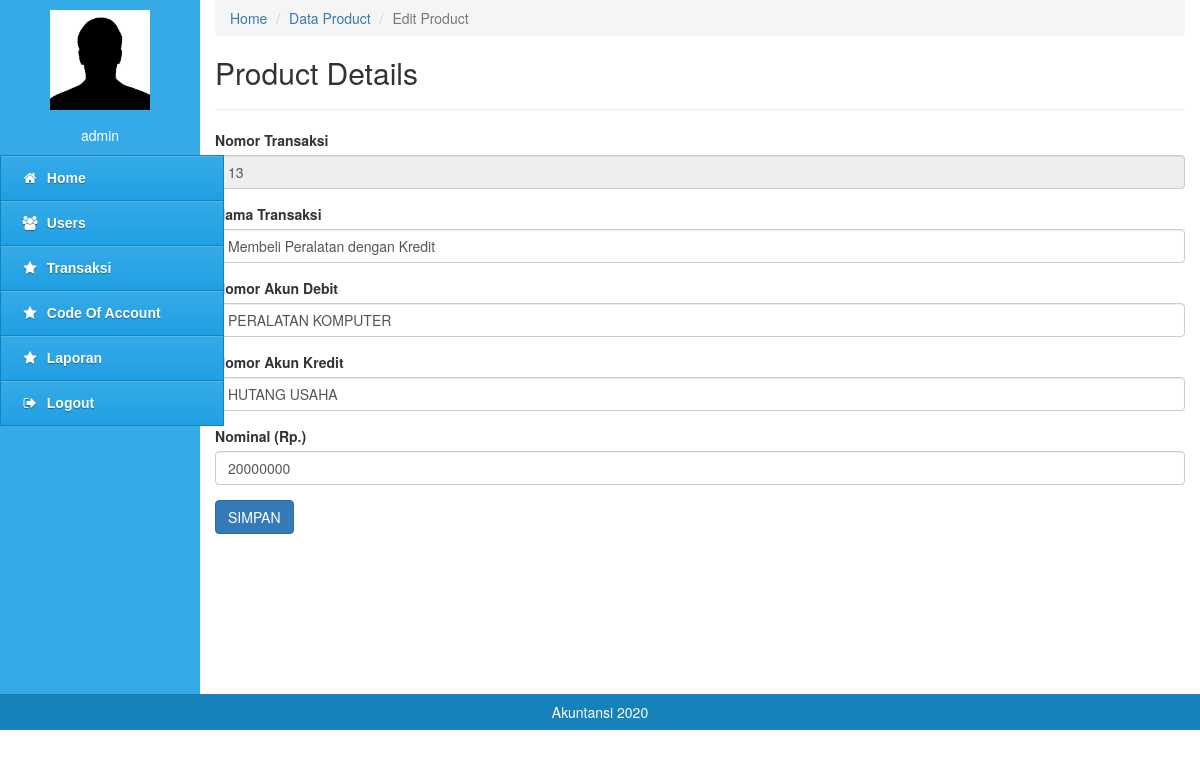
Screenshot of /pages/index.php?content=product_edit&no_trx=13 (signed in) with the database file from the repository.
### tables this page shows
CREATE TABLE `transaksi` (
  `no_trx` int(11) NOT NULL,
  `tgl` varchar(50) NOT NULL,
  `nama_transaksi` varchar(100) NOT NULL,
  `debet` varchar(20) NOT NULL,
  `kredit` varchar(20) NOT NULL,
  `nominal` int(25) NOT NULL
);

### pages/content_product/edit.php (the view, shortened to what this page needs)
 <div class="col-md-10" style="min-height:600px">
<nav aria-label="breadcrumb">
  <ol class="breadcrumb">
    <li class="breadcrumb-item"><a href="?content=home">Home</a></li>
    <li class="breadcrumb-item"><a href="?content=product">Data Product</a></li>
    <li class="breadcrumb-item active" aria-current="page">Edit Product</li>
  </ol>
</nav>
<?php
							include '../config/configuration.php';
                            $result = mysqli_query($conn, "SELECT * FROM `transaksi` WHERE no_trx='$_GET[no_trx]'");
                            $row = mysqli_fetch_assoc($result);
                        ?>
		<h2>Product Details</h2>
		<hr>
		<form action="?content=product_editaksi" method="post">
		<div class="form-group">
				<label>Nomor Transaksi</label>
					<input type="text" name="no_trx" class="form-control" value="<?php echo $row['no_trx'] ?>" readonly>
			</div>
			<div class="form-group">
				<label>Nama Transaksi</label>
					<input type="text" name="nama_transaksi" class="form-control" value="<?php echo $row['nama_transaksi'] ?>" >
			</div>
			<div class="form-group">
				<label>Nomor Akun Debit</label>
					<input type="text" name="debet" class="form-control" value= "<?php echo $row['debet'] ?>">
			</div>
			<div class="form-group">
				<label>Nomor Akun Kredit</label>
					<input type="text" name="kredit" class="form-control" value="<?php echo $row['kredit'] ?>" >
			</div>
						<div class="form-group">
			<label>Nominal (Rp.)</label>
			<input type="text" name="nominal" class="form-control" value="<?php echo $row['nominal'] ?>" >
			</div>
			<div class="form-group">
					<input type="submit" name="submit" class="btn btn-primary" value="SIMPAN">
				</div>
			</div>
	</div>
</body>
</html>

### rows the page displays
transaksi: no_trx "13", nama_transaksi "Membeli Peralatan dengan Kredit", debet "PERALATAN KOMPUTER", kredit "HUTANG USAHA", nominal "20000000"

### other values shown
$_SESSION['username'] "admin"
